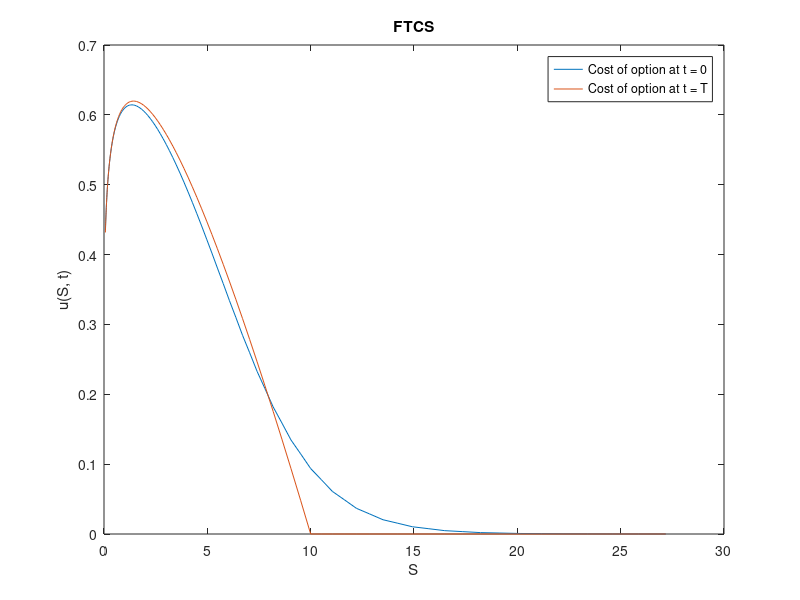
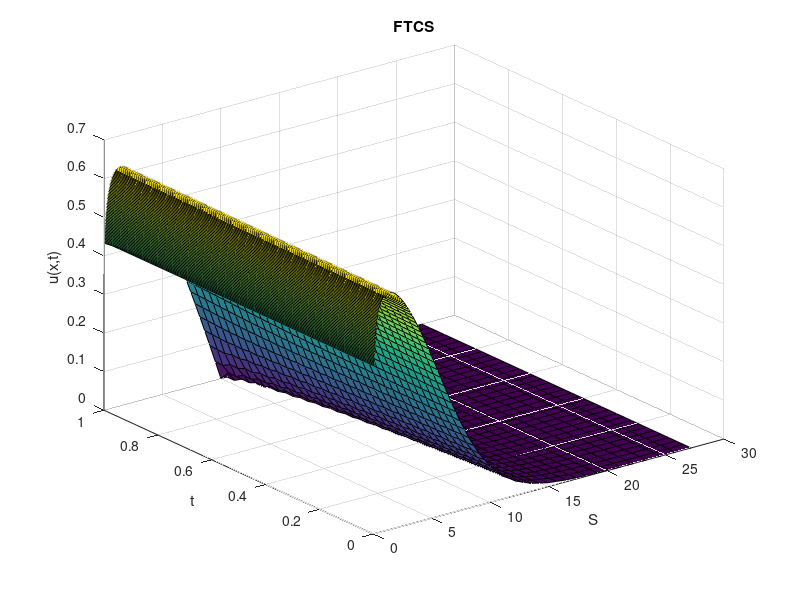
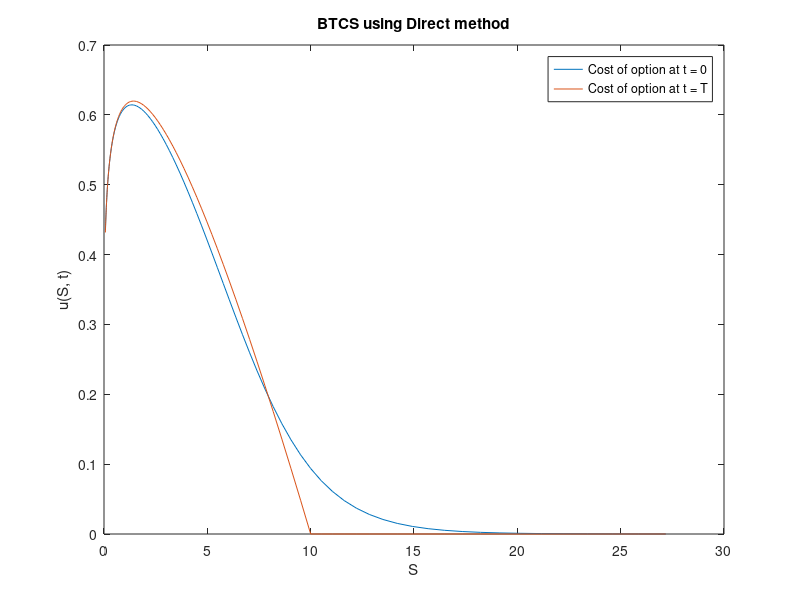
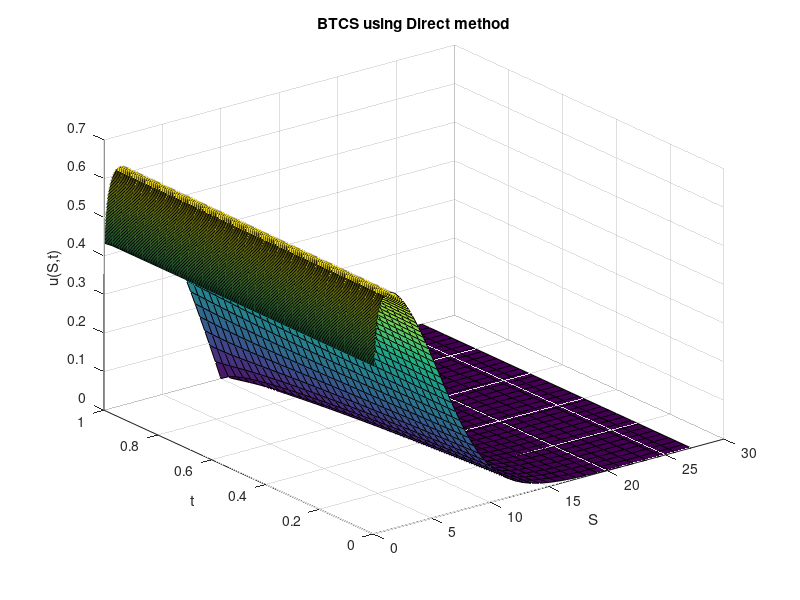

Source code (MATLAB) for these figures, in order: (Note: this script raises an error after producing the figures.)
function q2
	close all; clear; im_num = 1;
	% Option Parameters
	T = 1;
	K = 10;
	r = 0.06;
	sig = 0.3;
	delta = 0;

	q = 2*r/sig^2;
	qd = 2*(r-delta)/sig^2;

	% Computational Parameters
	x_max = 1;
	x_min = -5;

	h = 0.05;
	k = h^2/2;
	m = (x_max - x_min)/h;
	n = ceil((T*sig^2/2)/k);

	X = x_min:h:x_max;
	Tau = 0:k:T*sig^2/2;

	S = K*exp(X);
	Time = T - 2*Tau/sig^2;

	
	U = FTCS(@fun, @f, @g1, @g2, T*sig^2/2, K, r, sig, delta, q, qd, x_min, x_max, h, k, m, n, X, Tau);
	% length(X), length(U(end, :))
	figure; plot(S, U(end, :)); hold on; plot(S, U(1, :)); hold off;
	legend('Cost of option at t = 0', 'Cost of option at t = T'); xlabel('S'); ylabel('u(S, t)'); title('FTCS');
	saveas(gcf, sprintf('plots/q2_%d.png', im_num)); im_num = im_num + 1;
	figure; surf(S, Time, U); xlabel('S'); ylabel('t'); zlabel('u(x,t)'); title('FTCS');
	saveas(gcf, sprintf('plots/q2_%d.png', im_num)); im_num = im_num + 1;
	
	Methods = ['Direct'; 'GaussS'; 'Jacobi'];%, 'SOR___'];
	for meth = 1:3
		U = BTCS(@fun, @f, @g1, @g2, T, K, r, sig, delta, q, qd, x_min, x_max, h, k, m, n, X, Tau, Methods(meth, :));
		figure; plot(S, U(end, :)); hold on; plot(S, U(1, :)); hold off;
		legend('Cost of option at t = 0', 'Cost of option at t = T'); xlabel('S'); ylabel('u(S, t)'); title(sprintf('BTCS using %s method', Methods(meth, :)));
		saveas(gcf, sprintf('plots/q2_%d.png', im_num)); im_num = im_num + 1;
		figure; surf(S, Time, U); xlabel('S'); ylabel('t'); zlabel('u(S,t)'); title(sprintf('BTCS using %s method', Methods(meth, :)));
		saveas(gcf, sprintf('plots/q2_%d.png', im_num)); im_num = im_num + 1;
	end

	for meth = 1:3
		U = Crank(@fun, @f, @g1, @g2, T, K, r, sig, delta, q, qd, x_min, x_max, h, k, m, n, X, Tau, Methods(meth, :));
		figure; plot(S, U(end, :)); hold on; plot(S, U(1, :)); hold off;
		legend('Cost of option at t = 0', 'Cost of option at t = T'); xlabel('S'); ylabel('u(S, t)'); title(sprintf('Crank-Nicolson using %s method', Methods(meth, :)));
		saveas(gcf, sprintf('plots/q2_%d.png', im_num)); im_num = im_num + 1;
		figure; surf(S, Time, U); xlabel('S'); ylabel('t'); zlabel('u(S,t)'); title(sprintf('Crank-Nicolson using %s method', Methods(meth, :)));
		saveas(gcf, sprintf('plots/q2_%d.png', im_num)); im_num = im_num + 1;
	end
end

function [y] = fun(x, t)
	y = 0;
end

function [y] = f(x, qd)
	temp1 = zeros(size(x));
	temp2 = exp(x*(qd - 1)/2 ) - exp(x*(qd + 1)/2);
	y = max([temp1; temp2]);
end

function [y] = g1(x, t, qd)
	y = exp(x.*(qd - 1)/2 + t.*(qd - 1)^2/4);
end

function [y] = g2(x, t, qd)
	y = 0;
end

function [U] = FTCS(fun, f, g1, g2, T, K, r, sig, delta, q, qd, x_min, x_max, h, k, m, n, X, Tau)
	fprintf('\nRunning FTCS\n');
	lamda = k / h^2;
	U = zeros(n+1, m+1);

	U(1:end, 1) = g1(x_min, Tau, qd);
	U(1:end, end) = g2(x_max, Tau, qd);
	U(1, 1:end) = f(X, qd);

	for i = 2:n+1
		for j = 2:m
			U(i, j) = lamda*U(i-1,j-1) + (1-2*lamda)*U(i-1,j) + lamda*U(i-1,j+1);
		end
	end

	U;
end

function [U] = BTCS(fun, f, g1, g2, T, K, r, sig, delta, q, qd, x_min, x_max, h, k, m, n, X, Tau, method)
	fprintf('\nRunning BTCS\n');
	fprintf('Using %s method\n', method);
	lamda = k / h^2;
	U = zeros(n+1, m+1);

	U(1:end, 1) = g1(x_min, Tau, qd);
	U(1:end, end) = g2(x_max, Tau, qd);
	U(1, 1:end) = f(X, qd);

	for i = 2:n+1
		A = zeros(m+1, m+1);
		b = zeros(m+1, 1);

		A(1:m+2:end) = 1 + 2*lamda;
		A(2:m+2:end) = -lamda;
		A(m+2:m+2:end) = -lamda;

		A(1,1) = 1;
		A(1,2) = 0;
		A(m+1,m+1) = 1;
		A(m+1,m) = 0;

		b(2:m) = U(i-1,2:m);
		b(1) = U(i,1);
		b(end) = U(i,end);

		if method == 'Direct'
			U(i,:) = (A\b)';
		elseif method == 'GaussS'
			U(i,:) = gauss_seidel(A,b,1000,1e-5);
		elseif method == 'Jacobi'
			U(i,:) = jacobi(A,b,1000,1e-5);
		else
			''
		end			
			
	end

	U;
end

function [U] = Crank(fun, f, g1, g2, T, K, r, sig, delta, q, qd, x_min, x_max, h, k, m, n, X, Tau, method)
	fprintf('\nRunning Crank Nicolson\n');
	fprintf('Using %s method\n', method);
	lamda = k / h^2;
	U = zeros(n+1, m+1);

	U(1:end, 1) = g1(x_min, Tau, qd);
	U(1:end, end) = g2(x_max, Tau, qd);
	U(1, 1:end) = f(X, qd);

	for i = 2:n+1
		A = zeros(m+1, m+1);
		b = zeros(m+1, 1);

		A(1:m+2:end) = 1 + lamda;
		A(2:m+2:end) = -lamda/2;
		A(m+2:m+2:end) = -lamda/2;

		A(1,1) = 1;
		A(1,2) = 0;
		A(m+1,m+1) = 1;
		A(m+1,m) = 0;

		b(2:m) = U(i-1,1:m-1)*lamda/2 + (1-lamda)*U(i-1,2:m) + U(i-1,3:m+1)*lamda/2;
		b(1) = U(i,1);
		b(end) = U(i,end);

		if method == 'Direct'
			U(i,:) = (A\b)';
		elseif method == 'GaussS'
			U(i,:) = gauss_seidel(A,b,1000,1e-5);
		elseif method == 'Jacobi'
			U(i,:) = jacobi(A,b,1000,1e-5);
		else
			''
		end	
	end

	U;
end